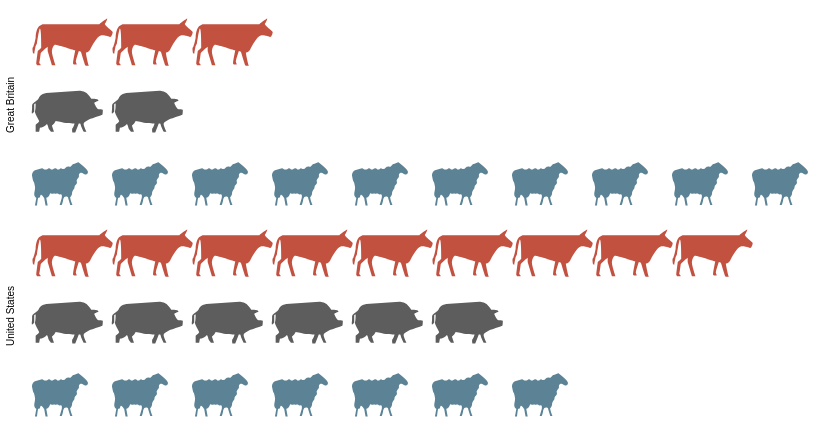

Specify this chart in Vega-Lite:
### Vega specification from a JSON file in a GitHub repository (floating-point values rounded to 4 significant figures)
{"$schema": "https://vega.github.io/schema/vega/v4.json", "autosize": "pad", "padding": 5, "data": [{"name": "source_0", "values": [{"country": "Great Britain", "animal": "cattle", "col": 3}, {"country": "Great Britain", "animal": "cattle", "col": 2}, {"country": "Great Britain", "animal": "cattle", "col": 1}, {"country": "Great Britain", "animal": "pigs", "col": 2}, {"country": "Great Britain", "animal": "pigs", "col": 1}, {"country": "Great Britain", "animal": "sheep", "col": 10}, {"country": "Great Britain", "animal": "sheep", "col": 9}, {"country": "Great Britain", "animal": "sheep", "col": 8}, {"country": "Great Britain", "animal": "sheep", "col": 7}, {"country": "Great Britain", "animal": "sheep", "col": 6}, {"country": "Great Britain", "animal": "sheep", "col": 5}, {"country": "Great Britain", "animal": "sheep", "col": 4}, {"country": "Great Britain", "animal": "sheep", "col": 3}, {"country": "Great Britain", "animal": "sheep", "col": 2}, {"country": "Great Britain", "animal": "sheep", "col": 1}, {"country": "United States", "animal": "cattle", "col": 9}, {"country": "United States", "animal": "cattle", "col": 8}, {"country": "United States", "animal": "cattle", "col": 7}, {"country": "United States", "animal": "cattle", "col": 6}, {"country": "United States", "animal": "cattle", "col": 5}, {"country": "United States", "animal": "cattle", "col": 4}, {"country": "United States", "animal": "cattle", "col": 3}, {"country": "United States", "animal": "cattle", "col": 2}, {"country": "United States", "animal": "cattle", "col": 1}, {"country": "United States", "animal": "pigs", "col": 6}, {"country": "United States", "animal": "pigs", "col": 5}, {"country": "United States", "animal": "pigs", "col": 4}, {"country": "United States", "animal": "pigs", "col": 3}, {"country": "United States", "animal": "pigs", "col": 2}, {"country": "United States", "animal": "pigs", "col": 1}, {"country": "United States", "animal": "sheep", "col": 7}, {"country": "United States", "animal": "sheep", "col": 6}, {"country": "United States", "animal": "sheep", "col": 5}, {"country": "United States", "animal": "sheep", "col": 4}, {"country": "United States", "animal": "sheep", "col": 3}, {"country": "United States", "animal": "sheep", "col": 2}, {"country": "United States", "animal": "sheep", "col": 1}]}, {"name": "row_domain", "source": "source_0", "transform": [{"type": "aggregate", "groupby": ["country"]}]}], "signals": [{"name": "child_width", "value": 800}, {"name": "child_height", "value": 200}], "layout": {"padding": {"row": 10, "column": 10}, "columns": 1, "bounds": "full", "align": "all"}, "marks": [{"name": "row_header", "type": "group", "role": "row-header", "from": {"data": "row_domain"}, "sort": {"field": "datum[\"country\"]", "order": "ascending"}, "title": {"text": {"signal": "''+parent[\"country\"]"}, "offset": 10, "orient": "left", "style": "guide-label", "baseline": "middle"}, "encode": {"update": {"height": {"signal": "child_height"}}}}, {"name": "cell", "type": "group", "style": "cell", "from": {"facet": {"name": "facet", "data": "source_0", "groupby": ["country"]}}, "sort": {"field": ["datum[\"country\"]"], "order": ["ascending"]}, "encode": {"update": {"width": {"signal": "child_width"}, "height": {"signal": "child_height"}}}, "marks": [{"name": "child_marks", "type": "symbol", "style": ["point"], "from": {"data": "facet"}, "encode": {"update": {"opacity": {"value": 1}, "fill": {"scale": "color", "field": "animal"}, "x": {"scale": "x", "field": "col"}, "y": {"scale": "y", "field": "animal"}, "size": {"value": 200}, "shape": {"scale": "shape", "field": "animal"}}}}]}], "scales": [{"name": "x", "type": "point", "domain": {"data": "source_0", "field": "col", "sort": true}, "range": [0, {"signal": "child_width"}], "padding": 0.5}, {"name": "y", "type": "point", "domain": {"data": "source_0", "field": "animal", "sort": true}, "range": [0, {"signal": "child_height"}], "padding": 0.5}, {"name": "color", "type": "ordinal", "domain": ["person", "cattle", "pigs", "sheep"], "range": ["rgb(162,160,152)", "rgb(194,81,64)", "rgb(93,93,93)", "rgb(91,131,149)"]}, {"name": "shape", "type": "ordinal", "domain": ["person", "cattle", "pigs", "sheep"], "range": ["M1.7 -1.7h-0.8c0.3 -0.2 0.6 -0.5 0.6 -0.9c0 -0.6 -0.4 -1 -1 -1c-0.6 0 -1 0.4 -1 1c0 0.4 0.2 0.7 0.6 0.9h-0.8c-0.4 0 -0.7 0.3 -0.7 0.6v1.9c0 0.3 0.3 0.6 0.6 0.6h0.2c0 0 0 0.1 0 0.1v1.9c0 0.3 0.2 0.6 0.3 0.6h1.3c0.2 0 0.3 -0.3 0.3 -0.6v-1.8c0 0 0 -0.1 0 -0.1h0.2c0.3 0 0.6 -0.3 0.6 -0.6v-2c0.2 -0.3 -0.1 -0.6 -0.4 -0.6z", "M4 -2c0 0 0.9 -0.7 1.1 -0.8c0.1 -0.1 -0.1 0.5 -0.3 0.7c-0.2 0.2 1.1 1.1 1.1 1.2c0 0.2 -0.2 0.8 -0.4 0.7c-0.1 0 -0.8 -0.3 -1.3 -0.2c-0.5 0.1 -1.3 1.6 -1.5 2c-0.3 0.4 -0.6 0.4 -0.6 0.4c0 0.1 0.3 1.7 0.4 1.8c0.1 0.1 -0.4 0.1 -0.5 0c0 0 -0.6 -1.9 -0.6 -1.9c-0.1 0 -0.3 -0.1 -0.3 -0.1c0 0.1 -0.5 1.4 -0.4 1.6c0.1 0.2 0.1 0.3 0.1 0.3c0 0 -0.4 0 -0.4 0c0 0 -0.2 -0.1 -0.1 -0.3c0 -0.2 0.3 -1.7 0.3 -1.7c0 0 -2.8 -0.9 -2.9 -0.8c-0.2 0.1 -0.4 0.6 -0.4 1c0 0.4 0.5 1.9 0.5 1.9l-0.5 0l-0.6 -2l0 -0.6c0 0 -1 0.8 -1 1c0 0.2 -0.2 1.3 -0.2 1.3c0 0 0.3 0.3 0.2 0.3c0 0 -0.5 0 -0.5 0c0 0 -0.2 -0.2 -0.1 -0.4c0 -0.1 0.2 -1.6 0.2 -1.6c0 0 0.5 -0.4 0.5 -0.5c0 -0.1 0 -2.7 -0.2 -2.7c-0.1 0 -0.4 2 -0.4 2c0 0 0 0.2 -0.2 0.5c-0.1 0.4 -0.2 1.1 -0.2 1.1c0 0 -0.2 -0.1 -0.2 -0.2c0 -0.1 -0.1 -0.7 0 -0.7c0.1 -0.1 0.3 -0.8 0.4 -1.4c0 -0.6 0.2 -1.3 0.4 -1.5c0.1 -0.2 0.6 -0.4 0.6 -0.4z", "M1.2 -2c0 0 0.7 0 1.2 0.5c0.5 0.5 0.4 0.6 0.5 0.6c0.1 0 0.7 0 0.8 0.1c0.1 0 0.2 0.2 0.2 0.2c0 0 -0.6 0.2 -0.6 0.3c0 0.1 0.4 0.9 0.6 0.9c0.1 0 0.6 0 0.6 0.1c0 0.1 0 0.7 -0.1 0.7c-0.1 0 -1.2 0.4 -1.5 0.5c-0.3 0.1 -1.1 0.5 -1.1 0.7c-0.1 0.2 0.4 1.2 0.4 1.2l-0.4 0c0 0 -0.4 -0.8 -0.4 -0.9c0 -0.1 -0.1 -0.3 -0.1 -0.3l-0.2 0l-0.5 1.3l-0.4 0c0 0 -0.1 -0.4 0 -0.6c0.1 -0.1 0.3 -0.6 0.3 -0.7c0 0 -0.8 0 -1.5 -0.1c-0.7 -0.1 -1.2 -0.3 -1.2 -0.2c0 0.1 -0.4 0.6 -0.5 0.6c0 0 0.3 0.9 0.3 0.9l-0.4 0c0 0 -0.4 -0.5 -0.4 -0.6c0 -0.1 -0.2 -0.6 -0.2 -0.5c0 0 -0.4 0.4 -0.6 0.4c-0.2 0.1 -0.4 0.1 -0.4 0.1c0 0 -0.1 0.6 -0.1 0.6l-0.5 0l0 -1c0 0 0.5 -0.4 0.5 -0.5c0 -0.1 -0.7 -1.2 -0.6 -1.4c0.1 -0.1 0.1 -1.1 0.1 -1.1c0 0 -0.2 0.1 -0.2 0.1c0 0 0 0.9 0 1c0 0.1 -0.2 0.3 -0.3 0.3c-0.1 0 0 -0.5 0 -0.9c0 -0.4 0 -0.4 0.2 -0.6c0.2 -0.2 0.6 -0.3 0.8 -0.8c0.3 -0.5 1 -0.6 1 -0.6z", "M-4.1 -0.5c0.2 0 0.2 0.2 0.5 0.2c0.3 0 0.3 -0.2 0.5 -0.2c0.2 0 0.2 0.2 0.4 0.2c0.2 0 0.2 -0.2 0.5 -0.2c0.2 0 0.2 0.2 0.4 0.2c0.2 0 0.2 -0.2 0.4 -0.2c0.1 0 0.2 0.2 0.4 0.1c0.2 0 0.2 -0.2 0.4 -0.3c0.1 0 0.1 -0.1 0.4 0c0.3 0 0.3 -0.4 0.6 -0.4c0.3 0 0.6 -0.3 0.7 -0.2c0.1 0.1 1.4 1 1.3 1.4c-0.1 0.4 -0.3 0.3 -0.4 0.3c-0.1 0 -0.5 -0.4 -0.7 -0.2c-0.3 0.2 -0.1 0.4 -0.2 0.6c-0.1 0.1 -0.2 0.2 -0.3 0.4c0 0.2 0.1 0.3 0 0.5c-0.1 0.2 -0.3 0.2 -0.3 0.5c0 0.3 -0.2 0.3 -0.3 0.6c-0.1 0.2 0 0.3 -0.1 0.5c-0.1 0.2 -0.1 0.2 -0.2 0.3c-0.1 0.1 0.3 1.1 0.3 1.1l-0.3 0c0 0 -0.3 -0.9 -0.3 -1c0 -0.1 -0.1 -0.2 -0.3 -0.2c-0.2 0 -0.3 0.1 -0.4 0.4c0 0.3 -0.2 0.8 -0.2 0.8l-0.3 0l0.3 -1c0 0 0.1 -0.6 -0.2 -0.5c-0.3 0.1 -0.2 -0.1 -0.4 -0.1c-0.2 -0.1 -0.3 0.1 -0.4 0c-0.2 -0.1 -0.3 0.1 -0.5 0c-0.2 -0.1 -0.1 0 -0.3 0.3c-0.2 0.3 -0.4 0.3 -0.4 0.3l0.2 1.1l-0.3 0l-0.2 -1.1c0 0 -0.4 -0.6 -0.5 -0.4c-0.1 0.3 -0.1 0.4 -0.3 0.4c-0.1 -0.1 -0.2 1.1 -0.2 1.1l-0.3 0l0.2 -1.1c0 0 -0.3 -0.1 -0.3 -0.5c0 -0.3 0.1 -0.5 0.1 -0.7c0.1 -0.2 -0.1 -1 -0.2 -1.1c-0.1 -0.2 -0.2 -0.8 -0.2 -0.8c0 0 -0.1 -0.5 0.4 -0.8z"]}], "config": {"axisY": {"minExtent": 30}, "style": {"cell": {"stroke": ""}}}}
